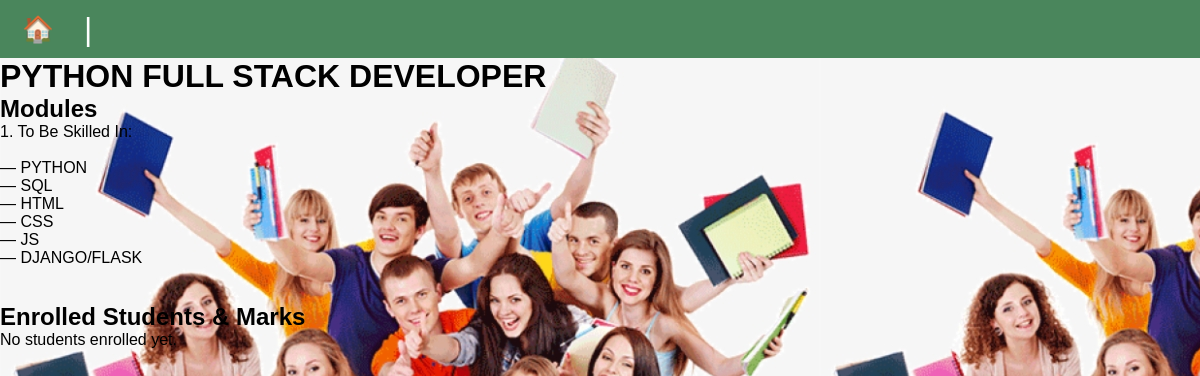
Before: /courses/tracks/1/ with the older database file.
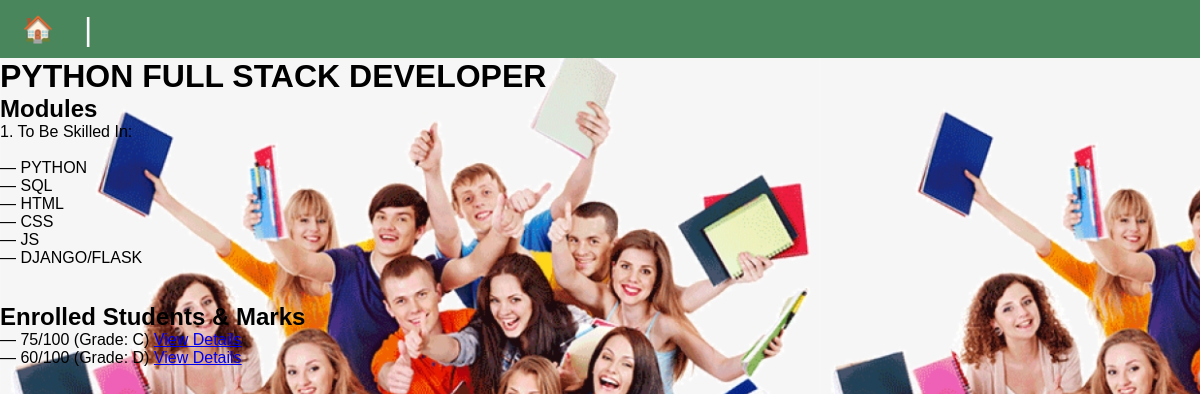
After: the same page with the newer database file.
### courses/models.py (models this page shows, shortened)
class CourseModule(models.Model):
    track = models.ForeignKey(CourseTrack,on_delete=models.CASCADE,related_name="modules")
    title = models.CharField(max_length=200)
    description = models.TextField(blank=True)
    order = models.PositiveIntegerField()
    class Meta:
        ordering = ['track', 'order']
        verbose_name = "Course Module"
        verbose_name_plural = "Course Modules"

### mentor/models.py (models this page shows, shortened)
class Mark(models.Model):
    student = models.ForeignKey("mentor.Student",on_delete=models.CASCADE,related_name='marks')
    course = models.ForeignKey("courses.Course", on_delete=models.CASCADE)
    marks_obtained = models.PositiveIntegerField()
    max_marks = models.PositiveIntegerField(default=100)
    class Meta:
        constraints = [
            models.UniqueConstraint(fields=['student', 'course'],name='student_course_marks')
        ]
        verbose_name = "Mark"
        verbose_name_plural = "Marks"
    @property
    def percentage(self):
        if self.max_marks == 0:
            return 0
        return (self.marks_obtained / self.max_marks) * 100
    @property
    def grade(self):
        p = self.percentage
        if p >= 90:
            return 'A'
        elif p >= 80:
            return 'B'
        elif p >= 70:
            return 'C'
        elif p >= 60:
            return 'D'
        else:
            return 'F'

### courses/views.py (the view)
# urls.py: path('tracks/<int:pk>/', TrackDetailView.as_view(), name='track_detail'),
class TrackDetailView(generic.DetailView):
    model = CourseTrack
    template_name = 'course/track_detail.html'
    context_object_name = 'track'
    def get_context_data(self, **kwargs):
        context = super().get_context_data(**kwargs)
        track = self.get_object()
        courses_in_track = track.courses.all()
        enrollments = Mark.objects.filter(course__in=courses_in_track).select_related("student","course")
        context["marks"] = enrollments
        return context

### courses/templates/course/track_detail.html (shortened to what this page needs)
{% extends "layout.html" %}
{% block content %}
    <h1>{{ track.title }}</h1>
    <h2>Modules</h2>
    <ul>
    {% for module in track.modules.all %}
        <li>
            {{ module.order }}. {{ module.title }}<br><br>
            {% for line in module.description.splitlines %}
                — {{ line }}<br>
            {% endfor %}
        </li>
    {% empty %}
        <li>No modules available yet.</li>
    {% endfor %}
    </ul>
    <br><br>
    <h2>Enrolled Students & Marks</h2>
    {% if marks %}
      <ul>
        {% for m in marks %}
          <li>
            {{ m.student.user.get_full_name }} — {{ m.marks_obtained }}/{{ m.max_marks }}
            {% if m.grade %}(Grade: {{ m.grade }}){% endif %}
            <a href="{% url 'mentor:student_course_marks' m.student.id m.course.id %}">View Details</a>
          </li>
        {% endfor %}
      </ul>
    {% else %}
      <p>No students enrolled yet.</p>
    {% endif %}
{% endblock %}

Changed rows visible on the page:
added Mark: marks_obtained "75", max_marks "100", grade "C"
added Mark: marks_obtained "60", max_marks "100", grade "D"
Other visible differences:
text no longer shown: "No students enrolled yet."
